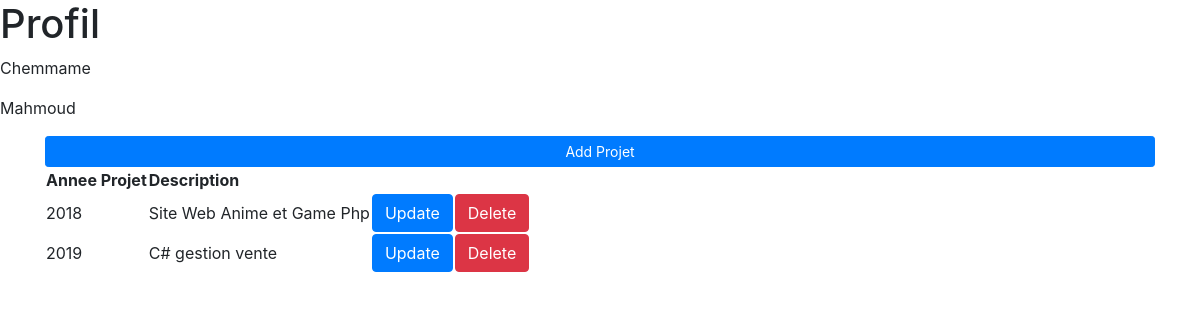
Page /profil/2/ (signed in) on the committed database.
### Candidat/models.py (models this page shows, shortened)
class Profil(models.Model):
    SEX = (
        ('H','Homme'),
        ('F','Femme'),
    )
    STATUS = (
        ('C','célibataire'),
        ('M','marié(e)'),
        ('V','veuf(ve)'),
        ('D','divorcé(e)'),
    )
    nom = models.CharField(max_length=20 ,null=True)
    prenom = models.CharField(max_length=20 ,null=True)
    date_n = models.DateField(null=True)
    sex = models.CharField(max_length=1,choices=SEX ,null=True)
    status = models.CharField(max_length=1,choices=STATUS ,null=True)
    nationalite = models.CharField(max_length=20 ,null=True)
    pays = CountryField(blank_label='(select country)' ,null=True)
    ville = models.CharField(max_length=20 ,null=True)
    telephone = models.CharField(max_length=20 ,null=True)
    adresse = models.TextField(null=True,blank=True)
    linkdin = models.URLField(max_length=200,null=True,blank=True)

class Projet_realise(models.Model):
    profil = models.ForeignKey('Profil',on_delete=models.CASCADE ,null=True)
    annee_projet = models.IntegerField( null=True)
    description_projet = models.TextField(null=True,blank=True)

### Candidat/views.py (the view)
# urls.py: path('profil/<str:pk>/', views.profil, name="profil"),
@login_required(login_url='login')
def profil(request,pk):
    profil = Profil.objects.get(id=pk)
    projets = profil.projet_realise_set.all()
    context={
        'profil' :profil,
        'projets' :projets
    }
    return render(request ,'profil.html',context)

### templates/profil.html
{% extends 'base.html' %}
{% block content %}
    <h1>Profil</h1>
    <p>{{ profil.nom }}</p>
    <p>{{ profil.prenom }}</p>
    <div class='container'>
        <a class="btn btn-primary btn-sm btn-block" href="{% url 'create_projet' profil.id %}">Add Projet</a>
        <table>
            <tr>
                <th>Annee Projet</th>
                <th>Description</th>
            </tr>
        {% for projet in projets %}
            <tr>
                <td>{{ projet.annee_projet }}</td>
                <td>{{ projet.description_projet }}</td>
                <td><a class="btn btn-primary" href="{% url 'update_projet' projet.id %}">Update</a></td>
                <td><a class="btn btn-danger" href="{% url 'delete_projet' projet.id %}">Delete</a></td>
            </tr>
        {% endfor %}
        </table>
    </div>
{% endblock content %}

### rows in the picture
Profil: nom "Chemmame", prenom "Mahmoud"
Projet_realise: annee_projet "2018", description_projet "Site Web Anime et Game Php"
Projet_realise: annee_projet "2019", description_projet "C# gestion vente"
